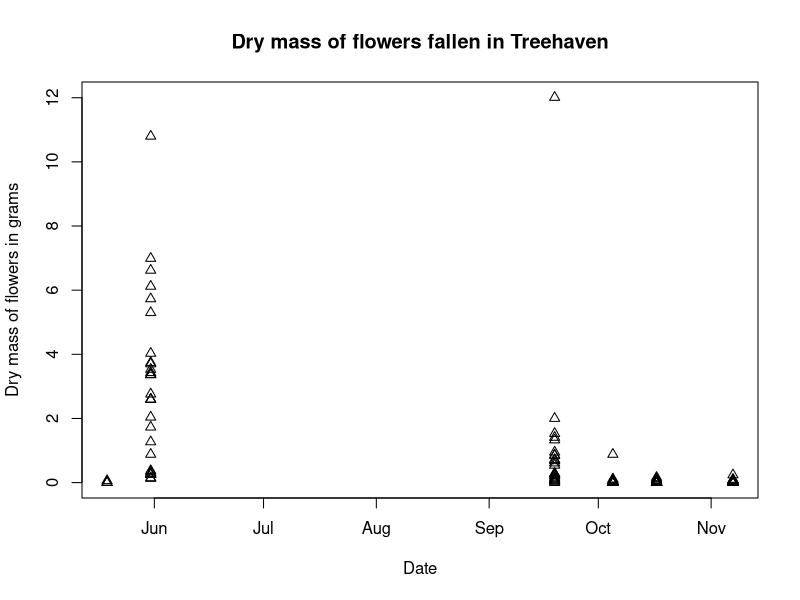

This figure's R source:
# A script to visualize NEON data on litterfall
# Courtney Lopez
# February 8, 2018 

# Read in the data 
litter_data <- read.csv("data/ltr_massdata.csv",
                          header = TRUE)

# Subset out data as TREE from Treehaven

tree_data <- subset(litter_data,
       siteID == "TREE")

# Let's first look at just flower mass data 

tree_flower_data <-subset(tree_data,
                          functionalGroup == "Flowers")

# Make a scatterplot of flower mass by date 

pdf("output/TREE_flower_mass_over_time_scatterplot.pdf")

plot(x = as.POSIXct(tree_flower_data$collectDate),
     y = tree_flower_data$dryMass,
     main = "Dry mass of flowers fallen in Treehaven",
     xlab = "Date",
     ylab = "Dry mass of flowers in grams",
     pch = 2)
dev.off()

# Subset out data as HARV from Harvard Forest

harv_data <- subset(litter_data,
                    siteID == "HARV")

# Let's first look at just flower mass data 

harv_flower_data <-subset(harv_data,
                          functionalGroup == "Flowers")